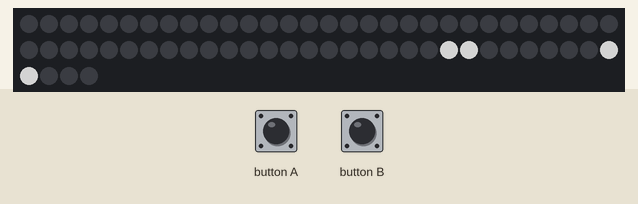
Recording of a program running on a simulated BBC micro:bit (MakeCode). On the bench: 64 RGB LEDs in strip order, left to right, continuing on the next row. The test bench sets the inputs (shaded band). Dim RGB values are drawn brighter than linear; random numbers come from a fixed seed.

Above: at 3.7 s.
3.8 s: button A pressed for 0.65 s
7.5 s: button B pressed for 0.65 s
At 10.8 s:
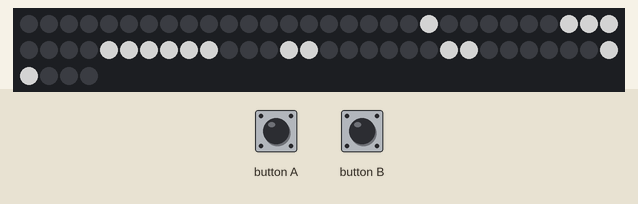
11.2 s: button A pressed for 1 s
Timing chart, 0 to 14.2 s (numbered marks = the images above; inputs shaded):
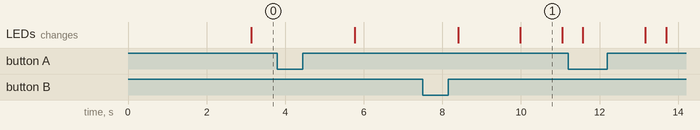

The program:

main.ts
```typescript
// Verifica si la pieza puede moverse a una nueva posición
function can_move (piece: any[], position: number[]) {
    for (let y4 = 0; y4 <= piece.length - 1; y4++) {
        for (let x4 = 0; x4 <= piece[y4].length - 1; x4++) {
            if (piece[y4][x4] == 1) {
                if (position[0] + y4 >= 8 || position[1] + x4 >= 8 || position[1] + x4 < 0) {
                    return false
                }
                if (matrix[position[0] + y4][position[1] + x4] == 1) {
                    return false
                }
            }
        }
    }
    return true
}
// Fija la pieza actual en la matriz
function fix_piece () {
    if (current_piece) {
        // Verifica que current_piece no sea null
        for (let y5 = 0; y5 <= tetriminos[current_piece].length - 1; y5++) {
            for (let x5 = 0; x5 <= tetriminos[current_piece][y5].length - 1; x5++) {
                if (tetriminos[current_piece][y5][x5] == 1) {
                    matrix[current_position[0] + y5][current_position[1] + x5] = 1
                }
            }
        }
    }
}
// Actualiza la pantalla con la matriz del juego
function update_screen () {
    clear_screen()
    for (let y2 = 0; y2 <= 7; y2++) {
        for (let x2 = 0; x2 <= 7; x2++) {
            if (matrix[y2][x2] == 1) {
                np.setPixelColor(y2 * 8 + x2, neopixel.colors(NeoPixelColors.White))
            }
        }
    }
    np.show()
}
// Función principal del juego
function game_loop () {
    generate_new_piece()
    basic.forever(function () {
        if (input.buttonIsPressed(Button.A)) {
            // Mueve la pieza a la izquierda
            if (can_move(tetriminos[current_piece || ""] || [], [current_position[0], current_position[1] - 1])) {
                current_position[1] -= 1
            }
        }
        if (input.buttonIsPressed(Button.B)) {
            // Mueve la pieza a la derecha
            if (can_move(tetriminos[current_piece || ""] || [], [current_position[0], current_position[1] + 1])) {
                current_position[1] += 1
            }
        }

        // Mueve la pieza hacia abajo automáticamente
        if (can_move(tetriminos[current_piece || ""] || [], [current_position[0] + 1, current_position[1]])) {
            move_down()
        } else {
            fix_piece()  // Fija la pieza cuando no puede bajar más
            generate_new_piece()  // Genera una nueva pieza
        }

        update_screen()
        draw_piece(tetriminos[current_piece || ""] || [], current_position)
        basic.pause(500)  // Controla la velocidad de caída
    })
}
// Dibuja la pieza actual en la posición especificada
function draw_piece (piece: any[], position: number[]) {
    for (let y3 = 0; y3 <= piece.length - 1; y3++) {
        for (let x3 = 0; x3 <= piece[y3].length - 1; x3++) {
            if (piece[y3][x3] == 1) {
                // Utiliza una cadena vacía si es null
                np.setPixelColor((position[0] + y3) * 8 + (position[1] + x3), colors[0])
            }
        }
    }
    np.show()
}
// Mueve la pieza hacia abajo
function move_down () {
    current_position[0] += 1
}
// Función para limpiar la pantalla
function clear_screen () {
    np.clear()
    np.show()
}
// Genera una nueva pieza aleatoria
function generate_new_piece () {
    let keys = Object.keys(tetriminos)
current_piece = keys[Math.randomRange(0, keys.length - 1)]
    current_position = [0, 3]
    draw_piece(tetriminos[current_piece], current_position)
}
let matrix: number[][] = []
let current_position: number[] = []
let np: neopixel.Strip = null
let current_piece: string | null = null
np = neopixel.create(DigitalPin.P0, 64, NeoPixelMode.RGB)
let tetriminos: { [key: string]: number[][] } = {
    I: [[1, 1, 1, 1]],
    O: [[1, 1], [1, 1]],
    T: [[0, 1, 0], [1, 1, 1]],
    L: [[1, 0], [1, 0], [1, 1]],
    Z: [[1, 1, 0], [0, 1, 1]]
}
let colors: { [key: string]: number } = {
    I: neopixel.colors(NeoPixelColors.Blue),  // Cambié "Cyan" por "Blue"
    O: neopixel.colors(NeoPixelColors.Yellow),
    T: neopixel.colors(NeoPixelColors.Purple),
    L: neopixel.colors(NeoPixelColors.Orange),
    Z: neopixel.colors(NeoPixelColors.Red)
}
current_position = [0, 0]
// Inicializa la matriz vacía (8x8)
for (let index = 0; index < 8; index++) {
    let row: number[] = []
    for (let index = 0; index < 8; index++) {
        row.push(0)
    }
    matrix.push(row)
}
// Inicia el juego
game_loop()
```

test.ts
```typescript
// aquí va el archivo "tests"; esto no se compilará cuando este paquete se utilice como una extensión.
```
